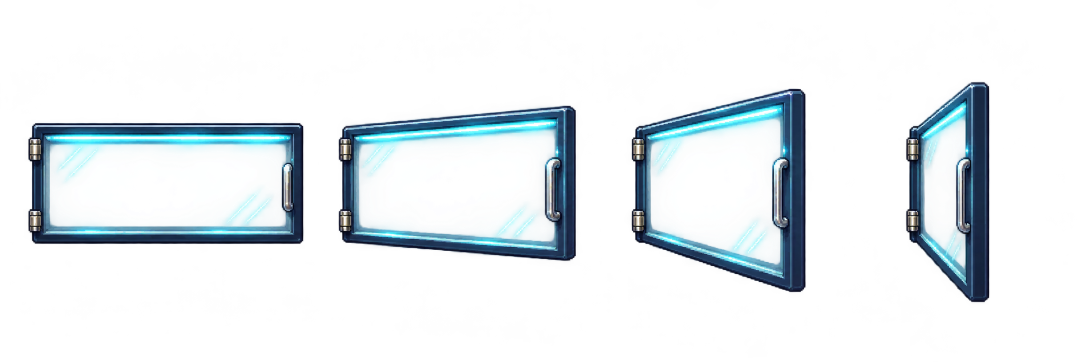
#> input picture assets/art_direction/fridge-doors-source.png, 2172 x 724 px, found by its file name (shown at 1/2 size)
$ python prepare_fridge_doors.py
#> lines starting #> are read from the running program, lines starting #| are printed output that depends on the picture
from PIL import Image
im=Image.open('assets/art_direction/fridge-doors-source.png').convert('RGBA')
#> im is the input picture: PIL image 2172x724 RGBA; mean R, G, B, A 33.3, 45.4, 50.8, 35.4
print(im.size)
#| (2172, 724)
# Individual sprite bounds, with a shared hinge and scale; keep the swing projection.
bands=[(30,630),(655,1175),(1240,1635),(1780,2005)]
out=Image.new('RGBA',(416,64))
#> out: PIL image 416x64 RGBA; every value is 0
for i,(x0,x1) in enumerate(bands):
 c=im.crop((x0,150,x1,610)); b=c.getbbox(); c=c.crop((b[0],0,c.width,460))
 c=c.resize((round(c.width*0.175),56),Image.Resampling.LANCZOS)
 out.alpha_composite(c,(i*104+1,0))
#> this loop made 4 passes
#> b on passes 1 to 4: (0, 0, 600, 460), (0, 0, 520, 460), (0, 0, 395, 460), (0, 0, 225, 460)
#> pass 1, `c = im.crop((x0, 150, x1, 610))`:
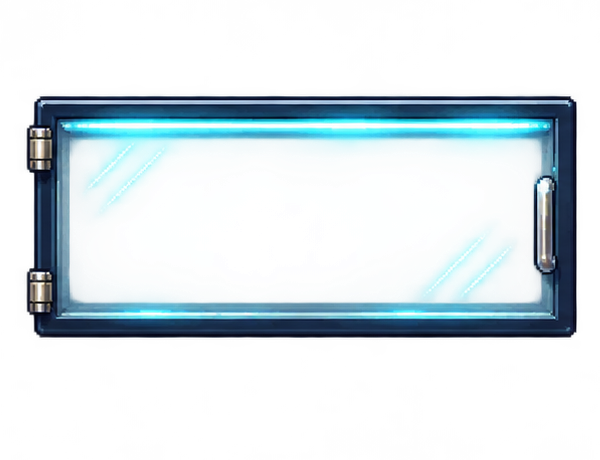
#> c: PIL image 600x460 RGBA; mean R, G, B, A 61.2, 85.1, 93.5, 56.2; transparent parts drawn white
#> pass 1, `c=c.resize((round(c.width*0.175),56),Image.Resampling.LANCZOS)`:
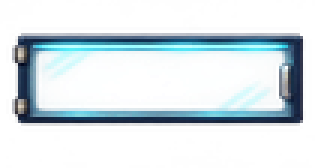
#> c: PIL image 105x56 RGBA (shown 3 times larger); mean R, G, B, A 60.2, 83.3, 92.7, 56.4; transparent parts drawn white
#> pass 2, `c = im.crop((x0, 150, x1, 610))`:
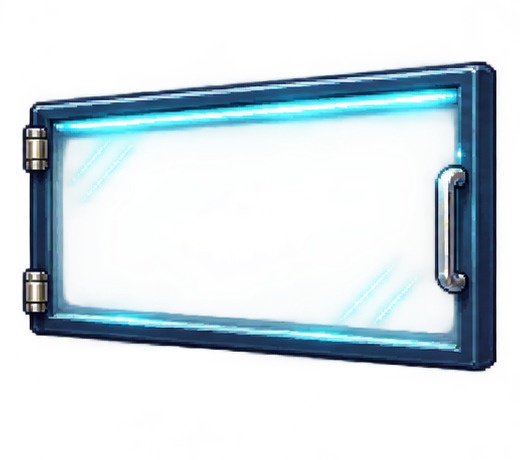
#> c: PIL image 520x460 RGBA; mean R, G, B, A 69.9, 94.3, 105.2, 63.1; transparent parts drawn white
#> pass 2, `c=c.resize((round(c.width*0.175),56),Image.Resampling.LANCZOS)`:
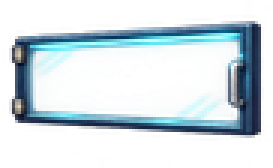
#> c: PIL image 91x56 RGBA (shown 3 times larger); mean R, G, B, A 70.1, 94.3, 105.4, 63; transparent parts drawn white
#> after the loop:
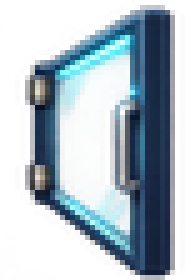
#> c: PIL image 39x56 RGBA (shown 5 times larger); mean R, G, B, A 46.8, 64.7, 77.9, 101.8; transparent parts drawn white
#> after the loop:
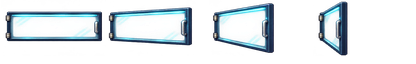
#> out: PIL image 416x64 RGBA; mean R, G, B, A 41.8, 56.6, 63.9, 44.4; transparent parts drawn white
out.save('assets/fridge-doors.png')
